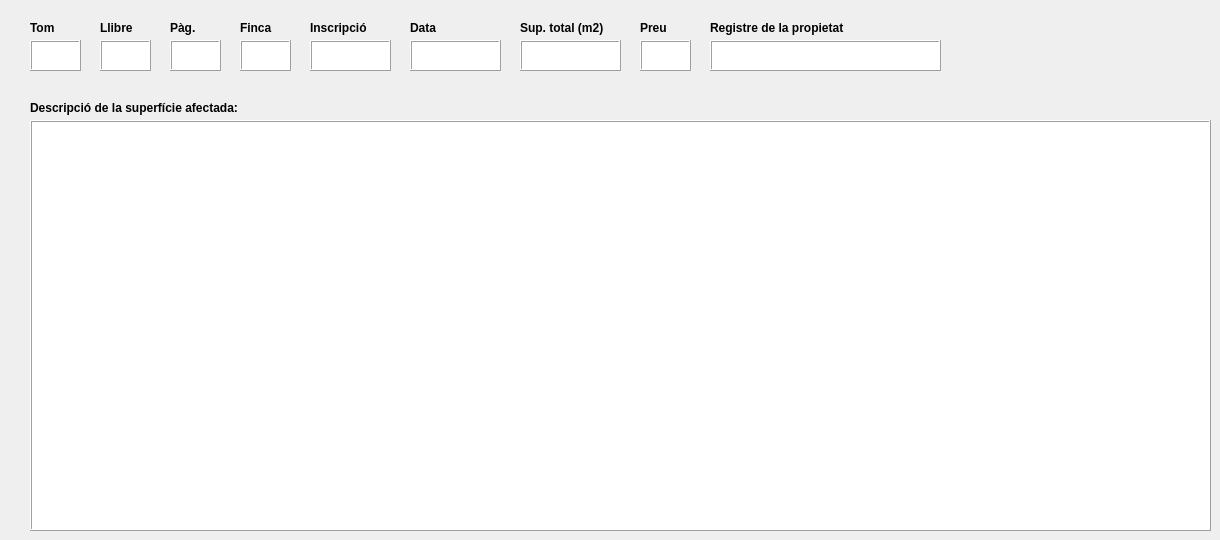
           <widget class="QWidget" name="tab_3">
            <attribute name="title">
             <string>DADES REGISTRALS I DESCRIPCIÓ</string>
            </attribute>
            <widget class="QLabel" name="label_27">
             <property name="geometry">
              <rect>
               <x>30</x>
               <y>20</y>
               <width>51</width>
               <height>16</height>
              </rect>
             </property>
             <property name="font">
              <font>
               <weight>75</weight>
               <bold>true</bold>
              </font>
             </property>
             <property name="text">
              <string>Tom</string>
             </property>
            </widget>
            <widget class="QTextEdit" name="tom">
             <property name="geometry">
              <rect>
               <x>30</x>
               <y>40</y>
               <width>51</width>
               <height>31</height>
              </rect>
             </property>
             <property name="frameShape">
              <enum>QFrame::Box</enum>
             </property>
             <property name="frameShadow">
              <enum>QFrame::Raised</enum>
             </property>
            </widget>
            <widget class="QTextEdit" name="llibre">
             <property name="geometry">
              <rect>
               <x>100</x>
               <y>40</y>
               <width>51</width>
               <height>31</height>
              </rect>
             </property>
             <property name="frameShape">
              <enum>QFrame::Box</enum>
             </property>
             <property name="frameShadow">
              <enum>QFrame::Raised</enum>
             </property>
            </widget>
            <widget class="QLabel" name="label_28">
             <property name="geometry">
              <rect>
               <x>100</x>
               <y>20</y>
               <width>51</width>
               <height>16</height>
              </rect>
             </property>
             <property name="font">
              <font>
               <weight>75</weight>
               <bold>true</bold>
              </font>
             </property>
             <property name="text">
              <string>Llibre</string>
             </property>
            </widget>
            <widget class="QTextEdit" name="full">
             <property name="geometry">
              <rect>
               <x>170</x>
               <y>40</y>
               <width>51</width>
               <height>31</height>
              </rect>
             </property>
             <property name="frameShape">
              <enum>QFrame::Box</enum>
             </property>
             <property name="frameShadow">
              <enum>QFrame::Raised</enum>
             </property>
            </widget>
            <widget class="QLabel" name="label_29">
             <property name="geometry">
              <rect>
               <x>170</x>
               <y>20</y>
               <width>51</width>
               <height>16</height>
              </rect>
             </property>
             <property name="font">
              <font>
               <weight>75</weight>
               <bold>true</bold>
              </font>
             </property>
             <property name="text">
              <string>Pàg.</string>
             </property>
            </widget>
            <widget class="QTextEdit" name="registral_origen">
             <property name="geometry">
              <rect>
               <x>240</x>
               <y>40</y>
               <width>51</width>
               <height>31</height>
              </rect>
             </property>
             <property name="frameShape">
              <enum>QFrame::Box</enum>
             </property>
             <property name="frameShadow">
              <enum>QFrame::Raised</enum>
             </property>
            </widget>
            <widget class="QLabel" name="label_30">
             <property name="geometry">
              <rect>
               <x>240</x>
               <y>20</y>
               <width>51</width>
               <height>16</height>
              </rect>
             </property>
             <property name="font">
              <font>
               <weight>75</weight>
               <bold>true</bold>
              </font>
             </property>
             <property name="text">
              <string>Finca</string>
             </property>
            </widget>
            <widget class="QTextEdit" name="inscripcio">
             <property name="geometry">
              <rect>
               <x>310</x>
               <y>40</y>
               <width>81</width>
               <height>31</height>
              </rect>
             </property>
             <property name="frameShape">
              <enum>QFrame::Box</enum>
             </property>
             <property name="frameShadow">
              <enum>QFrame::Raised</enum>
             </property>
            </widget>
            <widget class="QLabel" name="label_31">
             <property name="geometry">
              <rect>
               <x>310</x>
               <y>20</y>
               <width>71</width>
               <height>16</height>
              </rect>
             </property>
             <property name="font">
              <font>
               <weight>75</weight>
               <bold>true</bold>
              </font>
             </property>
             <property name="text">
              <string>Inscripció</string>
             </property>
            </widget>
            <widget class="QTextEdit" name="data_inscripcio">
             <property name="geometry">
              <rect>
               <x>410</x>
               <y>40</y>
               <width>91</width>
               <height>31</height>
              </rect>
             </property>
             <property name="frameShape">
              <enum>QFrame::Box</enum>
             </property>
             <property name="frameShadow">
              <enum>QFrame::Raised</enum>
             </property>
            </widget>
            <widget class="QLabel" name="label_32">
             <property name="geometry">
              <rect>
               <x>410</x>
               <y>20</y>
               <width>51</width>
               <height>16</height>
              </rect>
             </property>
             <property name="font">
              <font>
               <weight>75</weight>
               <bold>true</bold>
              </font>
             </property>
             <property name="text">
              <string>Data</string>
             </property>
            </widget>
            <widget class="QTextEdit" name="sup_registral">
             <property name="geometry">
              <rect>
               <x>520</x>
               <y>40</y>
               <width>101</width>
               <height>31</height>
              </rect>
             </property>
             <property name="frameShape">
              <enum>QFrame::Box</enum>
             </property>
             <property name="frameShadow">
              <enum>QFrame::Raised</enum>
             </property>
            </widget>
            <widget class="QLabel" name="label_33">
             <property name="geometry">
              <rect>
               <x>520</x>
               <y>20</y>
               <width>101</width>
               <height>16</height>
              </rect>
             </property>
             <property name="font">
              <font>
               <weight>75</weight>
               <bold>true</bold>
              </font>
             </property>
             <property name="text">
              <string>Sup. total (m2)</string>
             </property>
            </widget>
            <widget class="QLabel" name="label_34">
             <property name="geometry">
              <rect>
               <x>640</x>
               <y>20</y>
               <width>51</width>
               <height>16</height>
              </rect>
             </property>
             <property name="font">
              <font>
               <weight>75</weight>
               <bold>true</bold>
              </font>
             </property>
             <property name="text">
              <string>Preu</string>
             </property>
            </widget>
            <widget class="QTextEdit" name="preu">
             <property name="geometry">
              <rect>
               <x>640</x>
               <y>40</y>
               <width>51</width>
               <height>31</height>
              </rect>
             </property>
             <property name="frameShape">
              <enum>QFrame::Box</enum>
             </property>
             <property name="frameShadow">
              <enum>QFrame::Raised</enum>
             </property>
            </widget>
            <widget class="QTextEdit" name="registre_prop">
             <property name="geometry">
              <rect>
               <x>710</x>
               <y>40</y>
               <width>231</width>
               <height>31</height>
              </rect>
             </property>
             <property name="frameShape">
              <enum>QFrame::Box</enum>
             </property>
             <property name="frameShadow">
              <enum>QFrame::Raised</enum>
             </property>
            </widget>
            <widget class="QLabel" name="label_35">
             <property name="geometry">
              <rect>
               <x>710</x>
               <y>20</y>
               <width>161</width>
               <height>16</height>
              </rect>
             </property>
             <property name="font">
              <font>
               <weight>75</weight>
               <bold>true</bold>
              </font>
             </property>
             <property name="text">
              <string>Registre de la propietat</string>
             </property>
            </widget>
            <widget class="QTextEdit" name="descripcio_APO">
             <property name="geometry">
              <rect>
               <x>30</x>
               <y>120</y>
               <width>1181</width>
               <height>411</height>
              </rect>
             </property>
             <property name="frameShape">
              <enum>QFrame::Box</enum>
             </property>
             <property name="frameShadow">
              <enum>QFrame::Raised</enum>
             </property>
            </widget>
            <widget class="QLabel" name="label_36">
             <property name="geometry">
              <rect>
               <x>30</x>
               <y>100</y>
               <width>251</width>
               <height>16</height>
              </rect>
             </property>
             <property name="font">
              <font>
               <weight>75</weight>
               <bold>true</bold>
              </font>
             </property>
             <property name="text">
              <string>Descripció de la superfície afectada:</string>
             </property>
            </widget>
           </widget>
